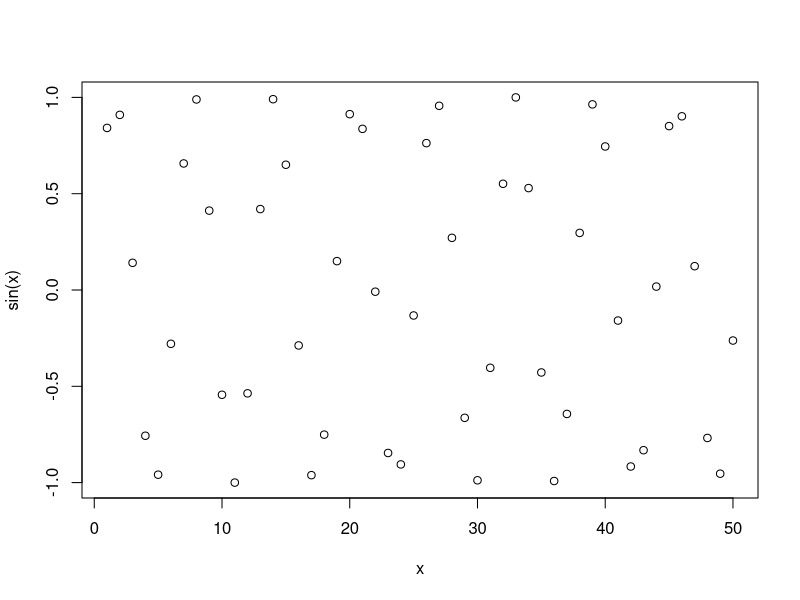
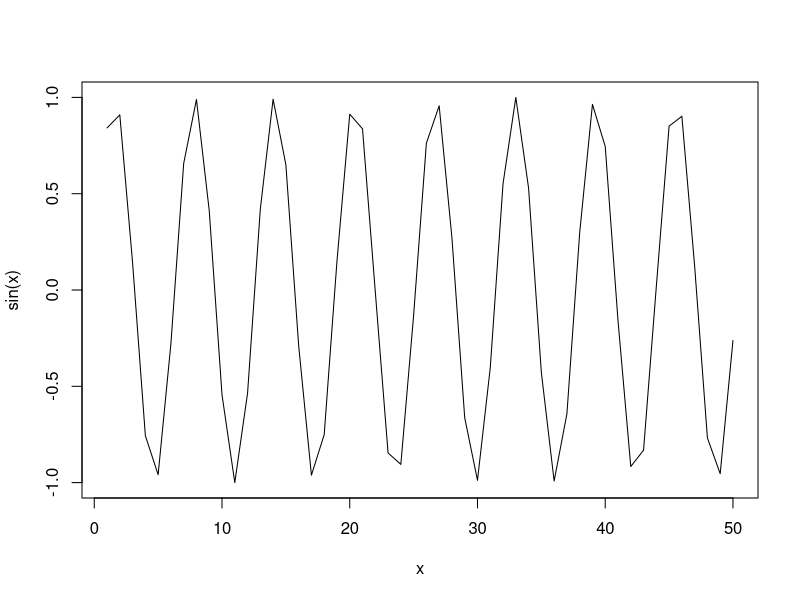
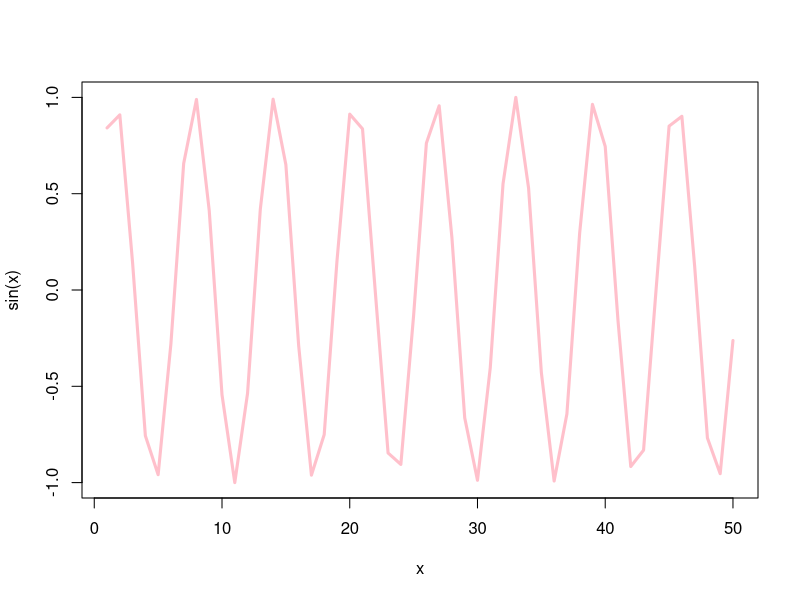

Recreate these plots in R, in order.
#' ---
#' title: "Class 4 R Intro"
#' author: "Yushi Wang"
#' date: "Jan 15, 2026"
#' ---
#' 
x <- 1:50
plot(x,sin(x))
plot(x,sin(x), typ="l")
plot(x,sin(x), typ="l",col="pink", lwd=3)
log(10,base=10) 
